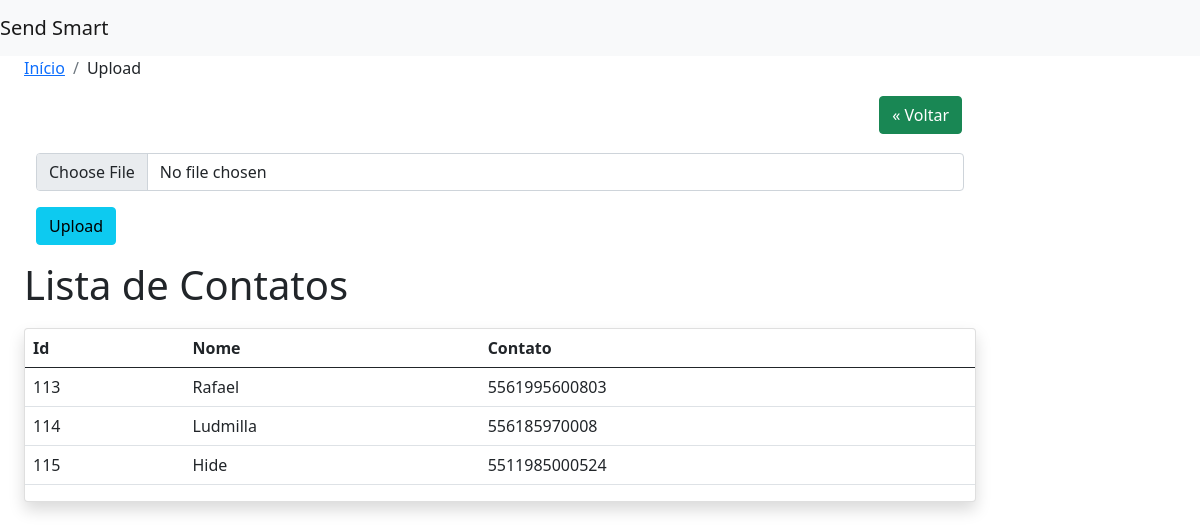
Screenshot of /upload with the database file from the repository.
### contatos/models.py (models this page shows, shortened)
class Contato(models.Model):
    nome= models.CharField(max_length=100, unique=True)
    contato=models.CharField(max_length=20)
    data_update=models.DateTimeField(auto_now=True)
    data_criacao=models.DateTimeField(auto_now=True)
    selecionado=models.BooleanField(default=False)

### csvs/views.py (the view, shortened to what this page needs)
def upload_file_view(request):
    form = CsvModelForm (request.POST or None, request.FILES or None)
    contatos=Contato.objects.all()
    try:
        return render (request, 'csvs/upload.html',{'form':form,'contatos':contatos})
    except:
            messages.error(request, "Já existe esse arquivo cadastrado")
            messages.get_messages(request).used=True
            return render (request, 'csvs/upload.html',{'form':form,'contatos':contatos})

### csvs/forms.py
class CsvModelForm(forms.Form):
    arquivo= forms.FileField(label='',
                             widget=forms.FileInput
                             (attrs={'class':'form-control', 'accept':".csv"}),
                             validators=[validate_file_extension])

### csvs/templates/csvs/upload.html (shortened to what this page needs)
{%extends 'base.html' %}
{% block content%}
<nav aria-label="breadcrumb">
    <ol class="breadcrumb">
      <li class="breadcrumb-item"><a href="http://127.0.0.1:8000">Início</a></li>
      <li class="breadcrumb-item"aria-current="page">Upload</li>
    </ol>
  </nav>
<div class="margin-bottom" style="text-align: right;margin: 0 14px; margin-bottom: 1.2rem">
    <a href="http://127.0.0.1:8000/" class="btn btn-success">&laquo; Voltar</a>
</div>
<div class="container-fluid " id="formulario">
    <form action="" method="POST" class="form-group" enctype="multipart/form-data">
        {{form.as_p}}
        <button type="submit" class="btn btn-info">Upload</button>
</form>
</div>
<div>
    {%if contatos%}
        <h1 style="margin-bottom: 1.2rem">Lista de Contatos</h1>
        <div class="card shadow mb-4">
            <table class="table ">
                <thead>
                <tr>
                    <th scope="col">Id</th>
                    <th scope="col">Nome</th>
                    <th scope="col">Contato</th>
                </tr>
                </thead>
                <tbody>
                {%for contato in contatos%}
                <tr>
                    <td>{{contato.pk}}</td>
                    <td>{{contato.nome}}</td>
                    <td>{{contato.contato}}</td>
                </tr>
                {%endfor%}
                </tbody>
            </table>
        </div>
{% endif %}
</div>
{% endblock content%}

### rows the page displays
Contato: pk "113", nome "Rafael", contato "5561995600803"
Contato: pk "114", nome "Ludmilla", contato "556185970008"
Contato: pk "115", nome "Hide", contato "5511985000524"
